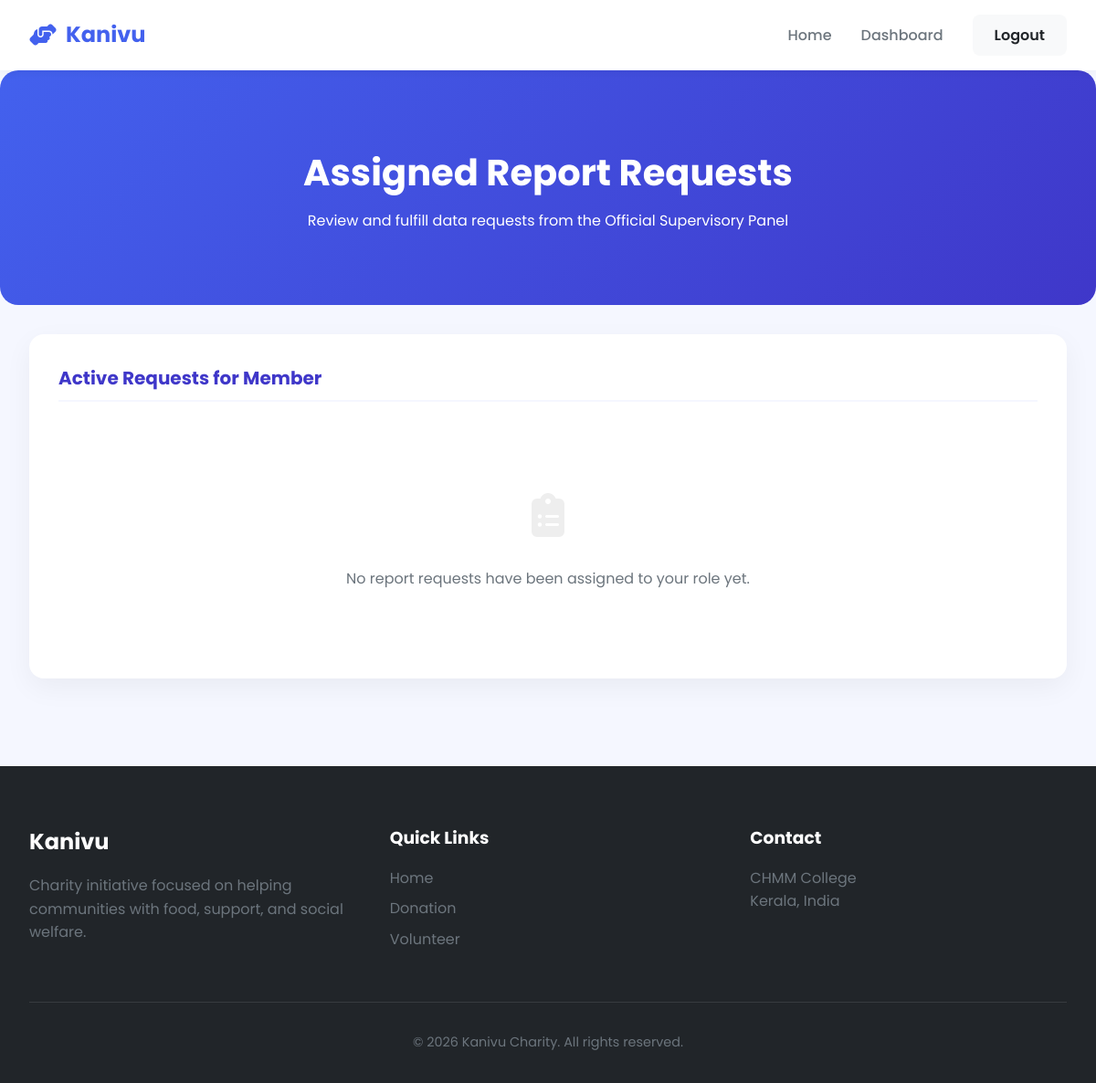
/officials/view-report-requests/ (signed in), run on an earlier commit of the app's database.
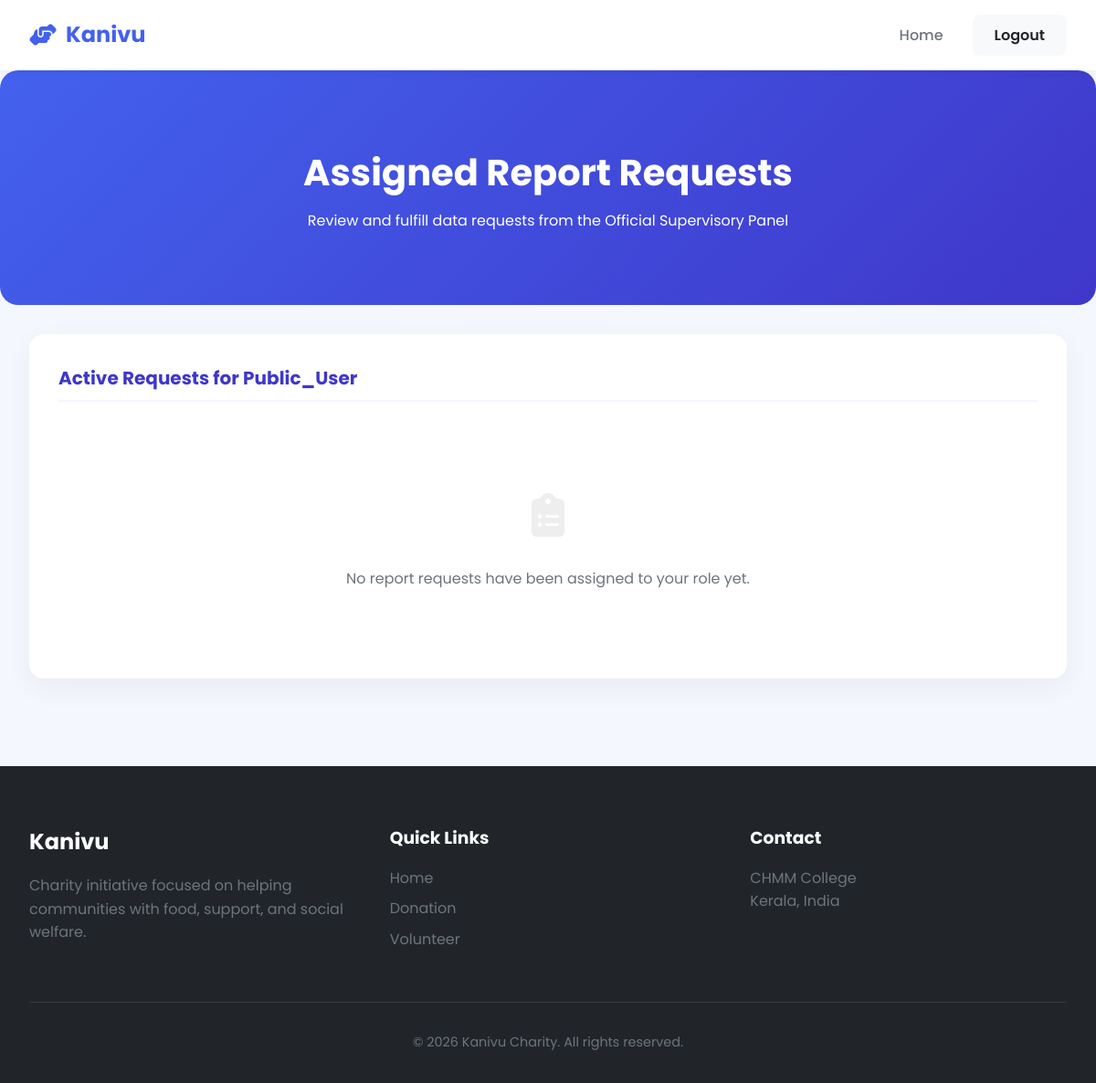
And on a later commit of the database.
### users/models.py (models this page shows, shortened)
class UserProfile(models.Model):
    GENDER_CHOICE=(
        ("","Select the gender"),
        ("male","male"),
        ("female","female"),
    )
    ROLE_CHOICE=(
        ("public_user","public_user"),
        ("member","member"),
        ("coordinator","coordinator"),
        ("convenier","convenier"),
        ("office_staff","office_staff"),
        ("principal","principal"),
        ("chairman","chairman"),
    )
    BLOOD_GROUP_CHOICES = [
        ('', 'Select Blood Group'),
        ('A+', 'A+'),
        ('A-', 'A-'),
        ('B+', 'B+'),
        ('B-', 'B-'),
        ('AB+', 'AB+'),
        ('AB-', 'AB-'),
        ('O+', 'O+'),
        ('O-', 'O-'),
    ]
    user=models.OneToOneField(User,on_delete=models.CASCADE)
    phone_number=models.CharField(max_length=10,null=True,blank=True)
    role=models.CharField(max_length=20,choices=ROLE_CHOICE,default="public_user")
    gender=models.CharField(max_length=10,choices=GENDER_CHOICE,null=True,blank=True)
    address=models.TextField(null=True,blank=True)
    created_at=models.DateTimeField(auto_now_add=True)
    photo=models.ImageField(upload_to="profile_pics/",null=True,blank=True)
    blood=models.CharField(max_length=3,default="",choices=BLOOD_GROUP_CHOICES)
    is_donor = models.BooleanField(default=False)
    date_of_birth = models.DateField(null=True, blank=True)
    age = models.PositiveIntegerField(null=True, blank=True)

### officials/views.py (the view)
# urls.py: path('view-report-requests/', views.view_report_requests, name='view_report_requests'),
@login_required(login_url='users:login')
def view_report_requests(request):
    role = request.user.userprofile.role
    requests = ReportRequest.objects.filter(requested_to_role=role).order_by('-requested_at')
    context = {
        'requests': requests,
        'role': role
    }
    return render(request, 'officials/view_report_requests.html', context)

### templates/officials/view_report_requests.html (shortened to what this page needs)
{% extends "base.html" %}
{% block content %}
<div class="hero" style="padding: 3rem 2rem;">
    <div class="container">
        <h1>Assigned Report Requests</h1>
        <p>Review and fulfill data requests from the Official Supervisory Panel</p>
    </div>
</div>
<div class="container" style="margin-top: -3rem;">
    <div class="card">
        <h2 class="card-title">Active Requests for {{ role|title }}</h2>
        <div class="activity-list">
            {% for req in requests %}
            <div class="activity-item" style="{% if req.is_completed %}opacity: 0.7;{% endif %}">
                <div class="activity-icon">
                    <i class="fas fa-file-contract"></i>
                </div>
                <div style="flex: 1;">
                    <div style="display: flex; justify-content: space-between; align-items: center;">
                        <div style="font-weight: 600; color: var(--dark); font-size: 1.1rem;">{{ req.title }}</div>
                        {% if req.is_completed %}
                            <span class="badge badge-success">Completed</span>
                        {% else %}
                            <span class="badge badge-warning">Pending</span>
                        {% endif %}
                    </div>
                    <div style="font-size: 0.85rem; color: var(--primary); margin-bottom: 0.5rem;">
                        Requested by: {{ req.requested_by.username }} | Date: {{ req.requested_at|date:"d M Y" }}
                    </div>
                    <p style="color: #555; line-height: 1.5; margin-bottom: 1rem;">{{ req.description }}</p>
                    {% if not req.is_completed %}
                    <form action="{% url 'officials:complete_report_request' req.pk %}" method="post" enctype="multipart/form-data" style="margin-top: 1.5rem; background: #f9fafb; padding: 1rem; border-radius: 8px; border: 1px dashed #cbd5e1;">
                        {% csrf_token %}
                        <label style="display: block; font-size: 0.85rem; font-weight: 600; color: var(--gray); margin-bottom: 0.5rem;">Upload Report Document (PDF/DOCX/XLSX):</label>
                        <div style="display: flex; gap: 1rem; align-items: center;">
                            <input type="file" name="report_file" required style="font-size: 0.85rem; flex: 1; padding: 0.5rem; border: 1px solid #ddd; border-radius: 4px; background: white;">
                            <button type="submit" class="btn-login" style="border: none; padding: 0.6rem 1.2rem; font-size: 0.9rem; cursor: pointer;">
                                Submit & Complete
                            </button>
                        </div>
                    </form>
                    {% else %}
                    <div style="margin-top: 1rem; padding: 0.8rem; background: #ecfdf5; color: #065f46; border-radius: 8px; font-size: 0.9rem; display: flex; align-items: center; gap: 0.5rem;">
                        <i class="fas fa-check-circle"></i>
                        Submitted on {{ req.requested_at|date:"d M Y" }}
                        {% if req.report_file %}
                        | <a href="{{ req.report_file.url }}" target="_blank" style="color: #065f46; font-weight: 600; text-decoration: underline;">View Report</a>
                        {% endif %}
                    </div>
                    {% endif %}
                </div>
            </div>
            {% empty %}
            <div style="text-align: center; padding: 4rem;">
                <div style="font-size: 3rem; color: #eee; margin-bottom: 1rem;"><i class="fas fa-clipboard-list"></i></div>
                <p style="color: var(--gray);">No report requests have been assigned to your role yet.</p>
            </div>
            {% endfor %}
        </div>
    </div>
</div>
{% endblock %}

What changed in the data, as far as the page shows it:
changed UserProfile: role "Member" → "Public_User"
Also different on the page:
text no longer shown: "Dashboard"
